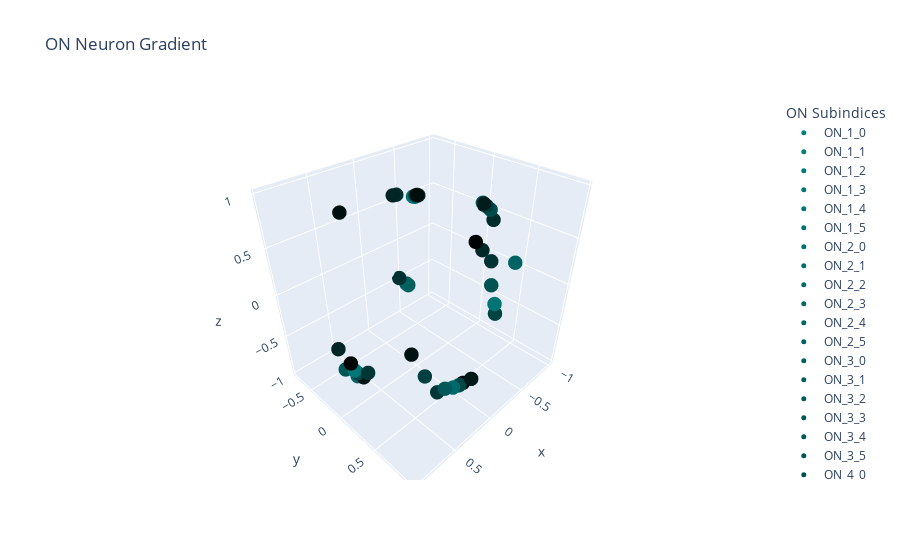
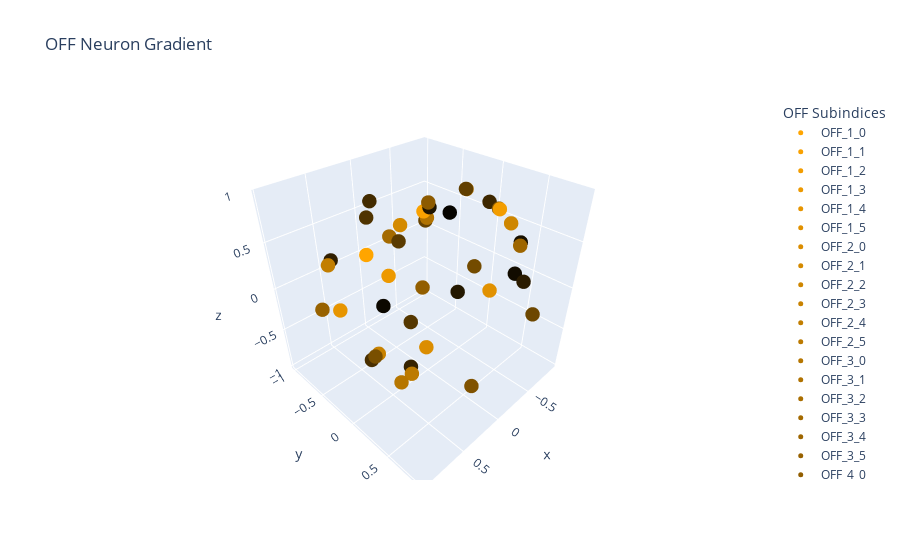
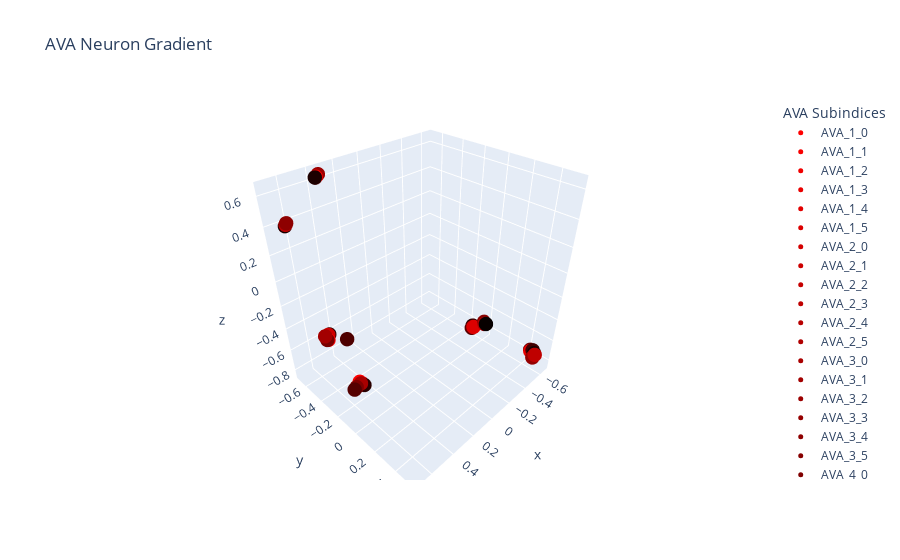
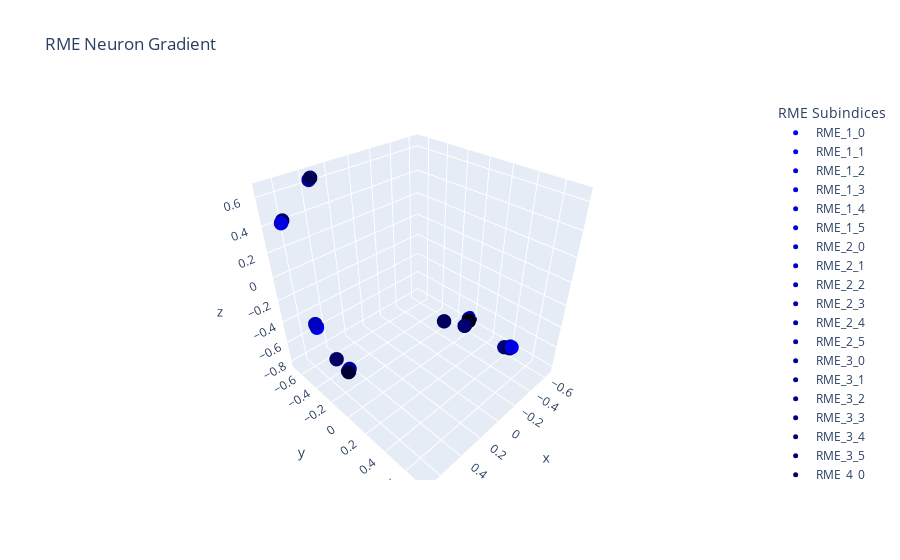

Notebook source saved alongside these figures, in order:
### Code cell
# Define main colors for each neuron type
color_map = {
    'ON': 'teal',
    'OFF': 'orange',
    'AVA': 'red',
    'RME': 'blue',
    'SMDV': 'purple',
    'SMDD': 'yellow'
}

# Function to generate a gradient of a given color
def generate_gradient_color(base_color, n_shades):
    color_rgb = mcolors.to_rgb(base_color)
    gradient = [mcolors.to_hex((color_rgb[0] * (1 - i / n_shades),
                                color_rgb[1] * (1 - i / n_shades),
                                color_rgb[2] * (1 - i / n_shades)))
                for i in range(n_shades)]
    return gradient

# Define a function to plot a specific neuron type with gradient colors
def plot_single_neuron(dataframe, neuron_type, title):
    # Filter for the specific neuron type and its subindices
    filtered_df = dataframe[dataframe['cluster labels'].str.startswith(neuron_type)]
    
    # Generate a gradient of the main color for this neuron type
    gradient_colors = generate_gradient_color(color_map[neuron_type], filtered_df['cluster labels'].nunique())
    
    # Map each unique subindex to a gradient color
    sub_labels = sorted(filtered_df['cluster labels'].unique())
    color_mapping = {label: gradient_colors[i] for i, label in enumerate(sub_labels)}
    
    # Plot with each subindex as a separate color in the gradient
    fig = px.scatter_3d(
        filtered_df, 
        x='x', 
        y='y', 
        z='z', 
        color='cluster labels',  # Use cluster labels for unique subindex colors
        color_discrete_map=color_mapping,  # Apply the gradient color map
        title=title
    )
    fig.update_traces(marker=dict(size=5))
    fig.update_layout(legend_title_text=f'{neuron_type} Subindices')
    fig.show()

# Plotting individual neurons with gradient colors
plot_single_neuron(hyperbolic_df, 'ON', 'ON Neuron Gradient')
plot_single_neuron(hyperbolic_df, 'OFF', 'OFF Neuron Gradient')
plot_single_neuron(hyperbolic_df, 'AVA', 'AVA Neuron Gradient')
plot_single_neuron(hyperbolic_df, 'RME', 'RME Neuron Gradient')
plot_single_neuron(hyperbolic_df, 'SMDV', 'SMDV Neuron Gradient')
plot_single_neuron(hyperbolic_df, 'SMDD', 'SMDD Neuron Gradient')
